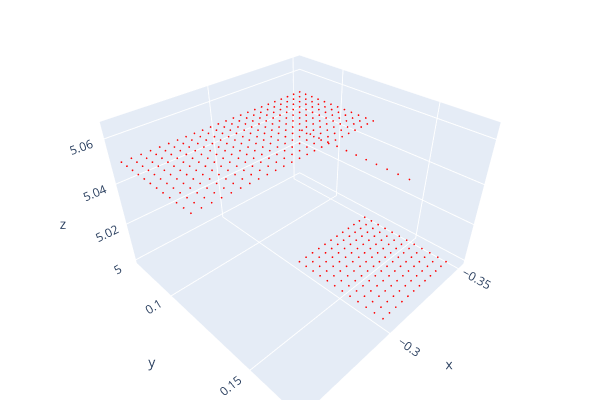

The cell this chart's notebook holds for it:
### Code cell
pcd = o3d.geometry.PointCloud()
pcd.points = o3d.utility.Vector3dVector(pts)
pcd = pcd.voxel_down_sample(.00001)
pcd, _ = pcd.remove_statistical_outlier(nb_neighbors=20, std_ratio=10.0)
o3d.visualization.draw_plotly([pcd])

### Figure 1 — Plotly figure (JSON) as saved in the notebook; plotly's stock layout.template omitted (floating-point values rounded to 4 significant figures; data arrays with more than 128 entries replaced by an {"elided": "..."} marker saying what was removed)
{"data": [{"marker": {"color": {"elided": "444x3 float values"}, "size": 1}, "mode": "markers", "type": "scatter3d", "x": {"elided": "444 float values"}, "y": {"elided": "444 float values"}, "z": {"elided": "444 float values"}}], "layout": {"height": 400, "margin": {"b": 0, "l": 0, "r": 0, "t": 0}, "scene": {"camera": {"center": {"x": 0, "y": 0, "z": 0}, "up": {"x": 0, "y": 0, "z": 1}}}, "showlegend": false, "width": 600}}
